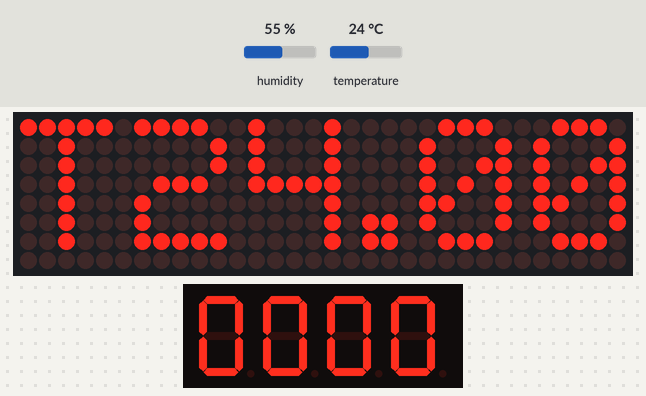
The sketch below on a simulated Arduino Uno, built with avr-gcc and run on an emulated ATmega328P. On the bench: 32×8 LED matrix, 4-digit seven-segment display. The test bench sets the inputs (shaded band); at power-on: humidity 55 %, temperature 24 °C. What the sketch prints to the serial monitor is not drawn.

Above: at 2.06 s.
2.9 s: humidity set to 22 %
At 4.35 s:
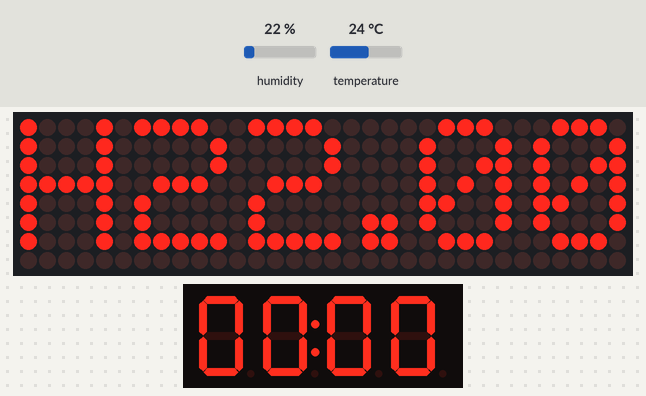
5.6 s: temperature set to 12 °C
At 6.3 s:
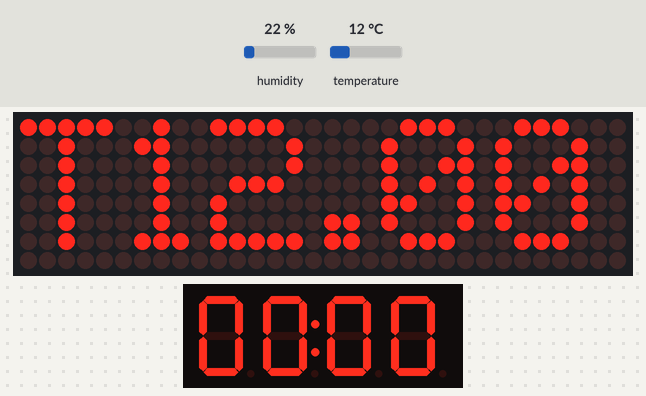
8.3 s: humidity set to 40 %
At 11.4 s:
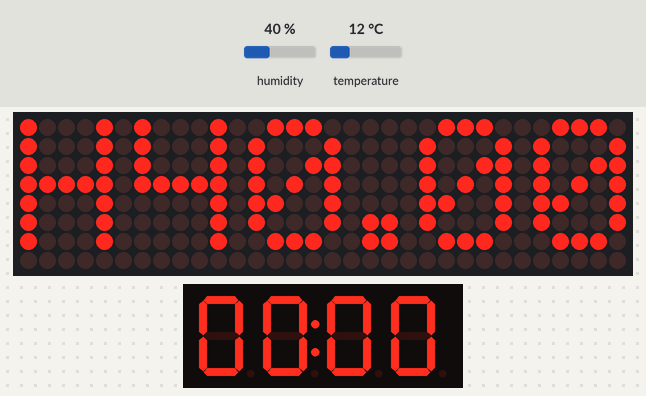
12.1 s: temperature set to 19 °C
At 16.37 s:
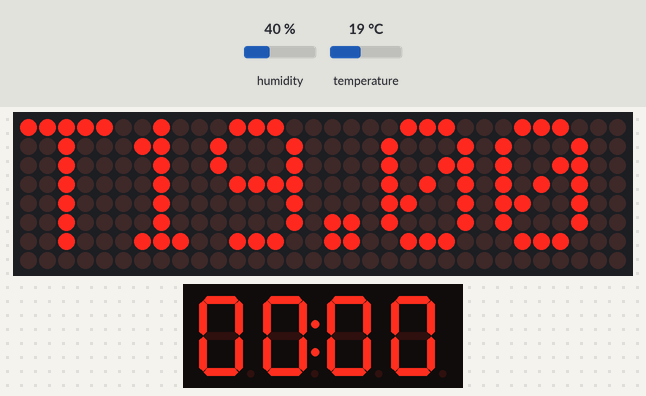
Timing chart, 0 to 16.8 s (numbered marks = the images above; inputs shaded):
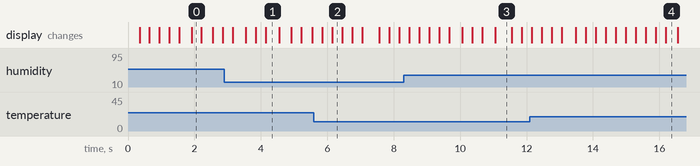

The sketch:

MD_MAX72xx_PrintText.ino.ino
```cpp
#include <MD_MAX72xx.h>
#include <SPI.h>
#include <DHT.h>
#include <TimerOne.h>
#include "TM1637.h"

#define PRINT(s, v) { Serial.print(F(s)); Serial.print(v); }

//max7219
#define HARDWARE_TYPE MD_MAX72XX::FC16_HW
#define MAX_DEVICES 4

#define CLK_PIN   13  // or SCK
#define DATA_PIN  11  // or MOSI
#define CS_PIN    10  // or SS

MD_MAX72XX mx = MD_MAX72XX(HARDWARE_TYPE, CS_PIN, MAX_DEVICES);

#define CHAR_SPACING  1 // pixels between characters

//am2302
#define DHTPIN 9     // what pin we're connected to
#define DHTTYPE DHT22   // DHT 22  (AM2302)

DHT dht(DHTPIN, DHTTYPE);

//tim1637

int8_t TimeDisp[] = {0x00, 0x00, 0x00, 0x00};
unsigned char ClockPoint = 1;
unsigned char Update = 0;
unsigned char halfsecond = 0;
unsigned char second;
unsigned char minute = 0;
unsigned char hour = 0;

#define CLK 2//pins definitions for TM1637 and can be changed to other ports
#define DIO 3
TM1637 tm1637(CLK, DIO);

void printText(uint8_t modStart, uint8_t modEnd, char *pMsg)
// Print the text string to the LED matrix modules specified.
// Message area is padded with blank columns after printing.
{
  uint8_t   state = 0;
  uint8_t   curLen;
  uint16_t  showLen;
  uint8_t   cBuf[8];
  int16_t   col = ((modEnd + 1) * COL_SIZE) - 1;

  mx.control(modStart, modEnd, MD_MAX72XX::UPDATE, MD_MAX72XX::OFF);

  do     // finite state machine to print the characters in the space available
  {
    switch (state)
    {
      case 0: // Load the next character from the font table
        // if we reached end of message, reset the message pointer
        if (*pMsg == '\0')
        {
          showLen = col - (modEnd * COL_SIZE);  // padding characters
          state = 2;
          break;
        }

        // retrieve the next character form the font file
        showLen = mx.getChar(*pMsg++, sizeof(cBuf) / sizeof(cBuf[0]), cBuf);
        curLen = 0;
        state++;
      // !! deliberately fall through to next state to start displaying

      case 1: // display the next part of the character
        mx.setColumn(col--, cBuf[curLen++]);

        // done with font character, now display the space between chars
        if ( curLen == showLen)
        {
          showLen = CHAR_SPACING;
          state = 2;
        }
        break;

      case 2: // initialize state for displaying empty columns
        curLen = 0;
        state++;
      // fall through

      case 3: // display inter-character spacing or end of message padding (blank columns)
        mx.setColumn(col--, 0);
        curLen++;
        if (curLen == showLen)
          state = 0;
        break;

      default:
        col = -1;   // this definitely ends the do loop
    }
  } while (col >= (modStart * COL_SIZE));

  mx.control(modStart, modEnd, MD_MAX72XX::UPDATE, MD_MAX72XX::ON);
}

void setup()
{
  mx.begin();

  Serial.begin(9600 );
  Serial.print("\n[MD_MAX72XX Message Display]\nType a message for the display\nEnd message line with a newline");

  //am2302
  Wire.begin();
  dht.begin();

  //
  tm1637.set();
  tm1637.init();
  Timer1.initialize(500000);//timing for 500ms
  Timer1.attachInterrupt(TimingISR);//declare the interrupt serve routine:TimingISR
}

static float temp_hum_val[2] = {0};
static char message[20] = {0};
static char humidity_temp[6] = {0};
static char temperature_temp[6] = {0};

static unsigned int counter = 0;
void loop()
{
  if ((counter % 100 == 0 || counter % 300 == 0) && !dht.readTempAndHumidity(temp_hum_val)) {
    memset(humidity_temp, 0, sizeof(humidity_temp));
    memset(temperature_temp, 0, sizeof(temperature_temp));

    dtostrf(temp_hum_val[0], 4, 2, humidity_temp);
    dtostrf(temp_hum_val[1], 4, 2, temperature_temp);

    memset(message, 0, sizeof(message));

    if (counter % 100 == 0)
    {
      sprintf(message, "H%s", humidity_temp);
      printText(0, MAX_DEVICES - 1, message);
    }

    if (counter % 300 == 0)
    {
      sprintf(message, "T%s", temperature_temp);
      printText(0, MAX_DEVICES - 1, message);
    }
  }

  if (Update == 1) {
    TimeUpdate();
    tm1637.display(TimeDisp);
  }

  ++counter;
}

void TimingISR() {
  halfsecond ++;
  Update = 1;
  if (halfsecond == 2) {
    second ++;
    if (second == 60) {
      minute ++;
      if (minute == 60) {
        hour ++;
        if (hour == 24) {
          hour = 0;
        }
        minute = 0;
      }
      second = 0;
    }
    halfsecond = 0;
  }
  // Serial.println(second);
  ClockPoint = (~ClockPoint) & 0x01;
}

void TimeUpdate(void) {
  if (ClockPoint) {
    tm1637.point(POINT_ON);
  } else {
    tm1637.point(POINT_OFF);
  }
  TimeDisp[0] = hour / 10;
  TimeDisp[1] = hour % 10;
  TimeDisp[2] = minute / 10;
  TimeDisp[3] = minute % 10;
  Update = 0;
}
```

Measured:
- what the display in image 3 shows lasts 0.5 s, from 11.1 s to 11.6 s
